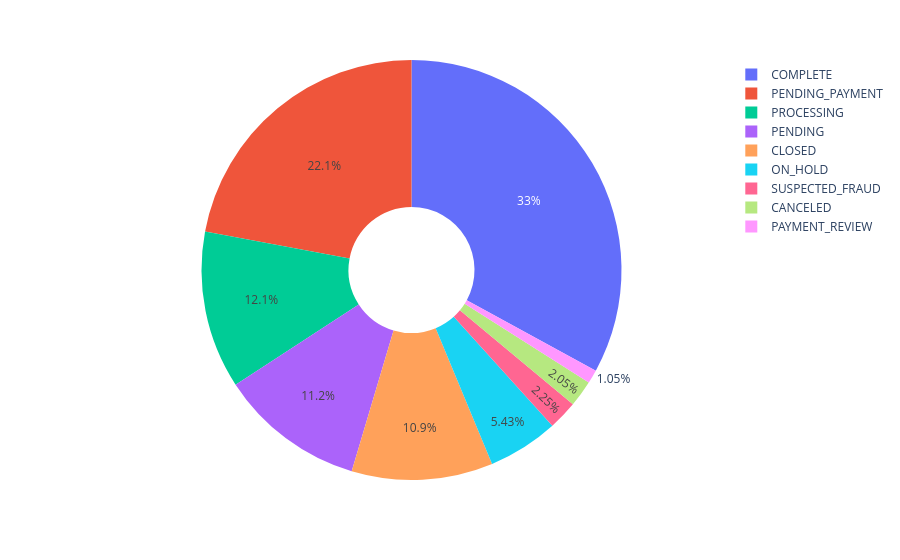

Write notebook code for a chart like this one.
### Code cell
status_df = df['Order Status'].value_counts().reset_index()
status_df.columns = ['Order Status', 'Order Count']
fig = px.pie(status_df, 
             values='Order Count', 
             names='Order Status',
             hole=0.3) 

fig.show()

### Figure 1 — Plotly figure (JSON) as saved in the notebook; plotly's stock layout.template omitted (floating-point values rounded to 4 significant figures)
{"data": [{"domain": {"x": [0, 1], "y": [0, 1]}, "hole": 0.3, "hovertemplate": "Order Status=%{label}<br>Order Count=%{value}<extra></extra>", "labels": ["COMPLETE", "PENDING_PAYMENT", "PROCESSING", "PENDING", "CLOSED", "ON_HOLD", "SUSPECTED_FRAUD", "CANCELED", "PAYMENT_REVIEW"], "legendgroup": "", "name": "", "showlegend": true, "type": "pie", "values": [59491, 39832, 21902, 20227, 19616, 9804, 4062, 3692, 1893]}], "layout": {"legend": {"tracegroupgap": 0}, "margin": {"t": 60}}}
